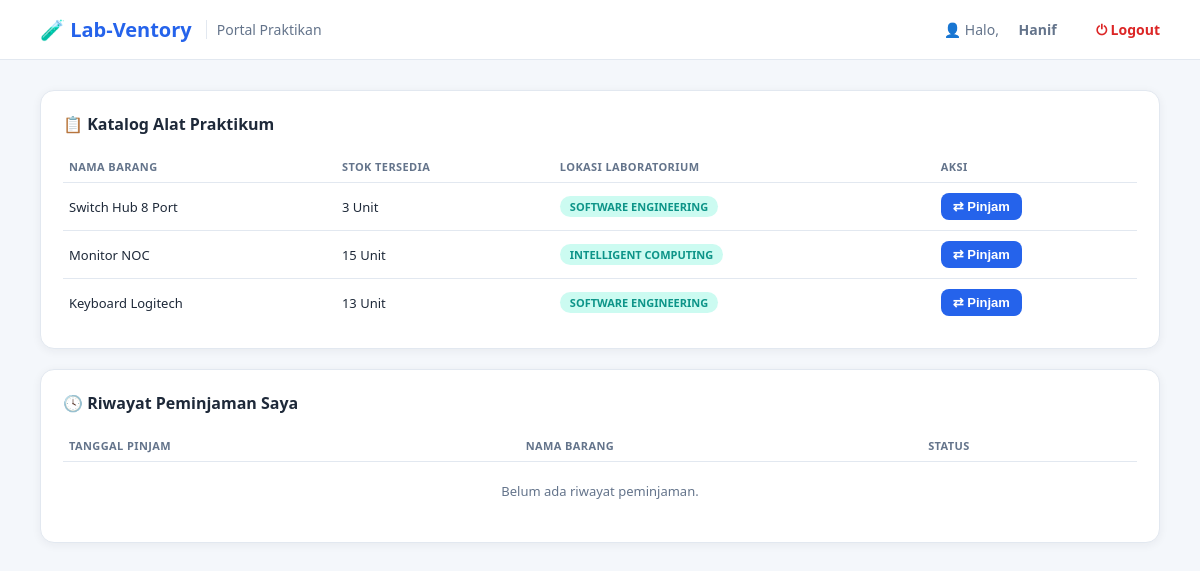
The page /user.php (signed in) on the database its author committed.
### tables this page shows
CREATE TABLE IF NOT EXISTS barang (
    id INT AUTO_INCREMENT PRIMARY KEY,
    nama_barang VARCHAR(100) NOT NULL,
    stok INT NOT NULL DEFAULT 0,
    lokasi_lab VARCHAR(100) NOT NULL
);

### user.php (the view, shortened to what this page needs)
<?php
require_once "config.php";
$user_id = $_SESSION['user_id'];
$barangList = $conn->query("SELECT * FROM barang ORDER BY id ASC")->fetchAll(PDO::FETCH_ASSOC);
$stmtRiwayat = $conn->prepare("
    SELECT p.tanggal_pinjam, p.status, b.nama_barang
    FROM peminjaman p
    JOIN barang b ON p.barang_id = b.id
    WHERE p.user_id = :uid
    ORDER BY p.id DESC
");
$stmtRiwayat->execute([':uid' => $user_id]);
$riwayat = $stmtRiwayat->fetchAll(PDO::FETCH_ASSOC);
$badgeClass = [
    'pending' => 'badge-pending',
    'approved' => 'badge-approved',
    'ditolak' => 'badge-ditolak',
    'dikembalikan' => 'badge-dikembalikan',
];
$badgeLabel = [
    'pending' => '⏳ Pending',
    'approved' => '✓ Approved',
    'ditolak' => '✕ Ditolak',
    'dikembalikan' => '↺ Dikembalikan',
];
?>
<!DOCTYPE html>
<html lang="id">
<head>
<link rel="stylesheet" href="assets/css/style.css">
</head>
<body>
<div class="navbar">
    <div class="brand">🧪 Lab-Ventory <span class="sub">Portal Praktikan</span></div>
    <div class="nav-right">
        👤 Halo, <b>&nbsp;<?php echo htmlspecialchars($_SESSION['nama_lengkap']); ?></b>
        &nbsp;&nbsp;<a href="logout.php" style="color:#dc2626; font-weight:600;">⏻ Logout</a>
    </div>
</div>
<div class="dashboard">
    <div class="card">
        <h3>📋 Katalog Alat Praktikum</h3>
        <table>
            <thead>
                <tr><th>Nama Barang</th><th>Stok Tersedia</th><th>Lokasi Laboratorium</th><th>Aksi</th></tr>
            </thead>
            <tbody>
            <?php if (empty($barangList)): ?>
                <tr><td colspan="4" class="empty-note">Belum ada data barang.</td></tr>
            <?php else: foreach ($barangList as $b): ?>
                <tr>
                    <td><?php echo htmlspecialchars($b['nama_barang']); ?></td>
                    <td><?php echo (int) $b['stok']; ?> Unit</td>
                    <td><span class="badge badge-teal"><?php echo htmlspecialchars(strtoupper($b['lokasi_lab'])); ?></span></td>
                    <td>
                        <form method="POST" action="user.php" style="display:inline"
                              onsubmit="return confirmPinjam(event, '<?php echo htmlspecialchars(addslashes($b['nama_barang'])); ?>', this)">
                            <button type="submit" class="btn btn-sm" <?php echo ((int)$b['stok'] === 0) ? 'disabled style="opacity:.4;cursor:not-allowed;"' : ''; ?>>
                                ⇄ Pinjam
                            </button>
                        </form>
                    </td>
                </tr>
            <?php endforeach; endif; ?>
            </tbody>
        </table>
    </div>
    <div class="card">
        <h3>🕓 Riwayat Peminjaman Saya</h3>
        <table>
            <thead>
                <tr><th>Tanggal Pinjam</th><th>Nama Barang</th><th>Status</th></tr>
            </thead>
            <tbody>
            <?php if (empty($riwayat)): ?>
                <tr><td colspan="3" class="empty-note">Belum ada riwayat peminjaman.</td></tr>
            <?php else: foreach ($riwayat as $r): ?>
                <tr>
                    <td><?php echo htmlspecialchars($r['tanggal_pinjam']); ?></td>
                    <td><?php echo htmlspecialchars($r['nama_barang']); ?></td>
                    <td><span class="badge <?php echo $badgeClass[$r['status']]; ?>"><?php echo $badgeLabel[$r['status']]; ?></span></td>
                </tr>
            <?php endforeach; endif; ?>
            </tbody>
        </table>
    </div>
</div>
</body>
</html>

### style.css (style rules this page uses)
:root { --bg: #f4f7fb; --surface: #ffffff; --border: #e2e8f0; --text-main: #1e2939; --text-muted: #64748b; --primary: #2563eb; --primary-hover: #1d4ed8; --accent-teal: #0d9488; --success: #16a34a; --danger: #dc2626; --warning: #d97706; --radius: 14px; --shadow: 0 2px 10px rgba(30, 41, 57, 0.06); }
* { box-sizing: border-box; }
body { margin: 0; font-family: "Segoe UI", Roboto, Arial, sans-serif; background: var(--bg); color: var(--text-main); }
a { text-decoration: none; color: inherit; }
.navbar { display: flex; justify-content: space-between; align-items: center; background: var(--surface); border-bottom: 1px solid var(--border); padding: 16px 40px; }
.navbar .brand { font-weight: 700; font-size: 20px; color: var(--primary); display: flex; align-items: center; gap: 8px; }
.navbar .brand span.sub { font-weight: 400; color: var(--text-muted); font-size: 14px; margin-left: 6px; border-left: 1px solid var(--border); padding-left: 10px; }
.navbar .nav-right { display: flex; align-items: center; gap: 16px; color: var(--text-muted); font-size: 14px; }
.btn { display: inline-block; padding: 10px 20px; border-radius: 10px; border: none; background: var(--primary); color: #fff; font-weight: 600; font-size: 14px; cursor: pointer; transition: background 0.15s ease; }
.btn-sm { padding: 6px 12px; font-size: 13px; border-radius: 8px; }
.dashboard { padding: 30px 40px; }
.card { background: var(--surface); border: 1px solid var(--border); border-radius: var(--radius); box-shadow: var(--shadow); padding: 22px; margin-bottom: 20px; }
.card h3 { margin-top: 0; font-size: 16px; display: flex; align-items: center; gap: 8px; }
table { width: 100%; border-collapse: collapse; font-size: 13px; }
thead th { text-align: left; color: var(--text-muted); text-transform: uppercase; font-size: 11px; letter-spacing: 0.4px; border-bottom: 1px solid var(--border); padding: 8px 6px; }
tbody td { padding: 10px 6px; border-bottom: 1px solid var(--border); }
tbody tr:last-child td { border-bottom: none; }
.badge { display: inline-block; padding: 3px 10px; border-radius: 20px; font-size: 11px; font-weight: 600; }
.badge-teal { background: #ccfbf1; color: var(--accent-teal); }
.empty-note { color: var(--text-muted); font-size: 13px; text-align: center; padding: 20px 0; }

### rows shown on the page
barang: nama_barang "Switch Hub 8 Port", stok "3", lokasi_lab "SOFTWARE ENGINEERING"
barang: nama_barang "Monitor NOC", stok "15", lokasi_lab "INTELLIGENT COMPUTING"
barang: nama_barang "Keyboard Logitech", stok "13", lokasi_lab "SOFTWARE ENGINEERING"

### other values the page prints
$_SESSION['nama_lengkap'] "Hanif"
